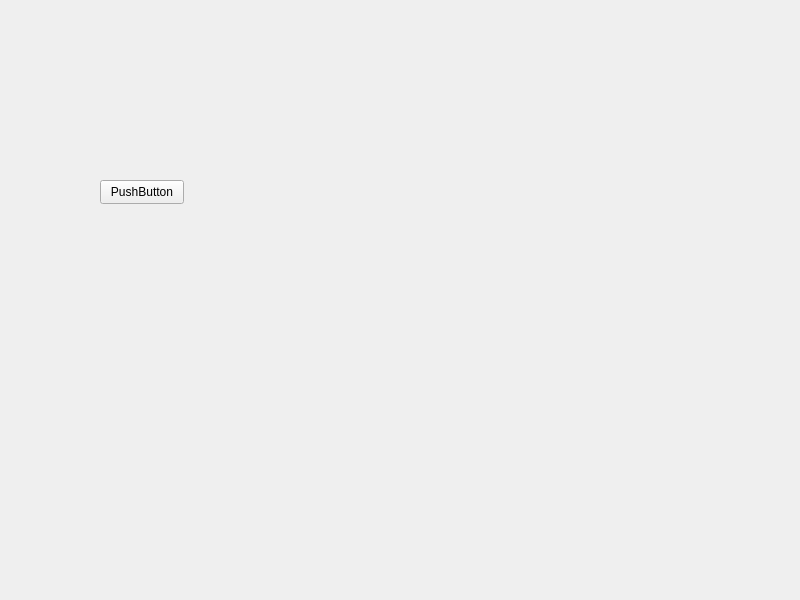
<?xml version="1.0" encoding="UTF-8"?>
<ui version="4.0">
 <class>Widget</class>
 <widget class="QWidget" name="Widget">
  <property name="geometry">
   <rect>
    <x>0</x>
    <y>0</y>
    <width>800</width>
    <height>600</height>
   </rect>
  </property>
  <property name="windowTitle">
   <string>Widget</string>
  </property>
  <widget class="QPushButton" name="pushButton">
   <property name="geometry">
    <rect>
     <x>100</x>
     <y>180</y>
     <width>84</width>
     <height>24</height>
    </rect>
   </property>
   <property name="text">
    <string>PushButton</string>
   </property>
  </widget>
 </widget>
 <resources/>
 <connections/>
</ui>
